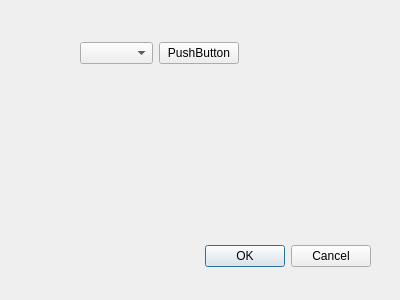
<?xml version="1.0" encoding="UTF-8"?>
<ui version="4.0">
 <class>modbus::ConfigurationDialog</class>
 <widget class="QDialog" name="modbus::ConfigurationDialog">
  <property name="geometry">
   <rect>
    <x>0</x>
    <y>0</y>
    <width>400</width>
    <height>300</height>
   </rect>
  </property>
  <property name="windowTitle">
   <string>Dialog</string>
  </property>
  <widget class="QDialogButtonBox" name="buttonBox">
   <property name="geometry">
    <rect>
     <x>30</x>
     <y>240</y>
     <width>341</width>
     <height>32</height>
    </rect>
   </property>
   <property name="orientation">
    <enum>Qt::Horizontal</enum>
   </property>
   <property name="standardButtons">
    <set>QDialogButtonBox::Cancel|QDialogButtonBox::Ok</set>
   </property>
  </widget>
  <widget class="QWidget" name="layoutWidget">
   <property name="geometry">
    <rect>
     <x>80</x>
     <y>40</y>
     <width>159</width>
     <height>27</height>
    </rect>
   </property>
   <layout class="QHBoxLayout" name="horizontalLayout">
    <item>
     <widget class="QComboBox" name="comboBox"/>
    </item>
    <item>
     <widget class="QPushButton" name="pushButton">
      <property name="text">
       <string>PushButton</string>
      </property>
     </widget>
    </item>
   </layout>
  </widget>
 </widget>
 <resources/>
 <connections>
  <connection>
   <sender>buttonBox</sender>
   <signal>accepted()</signal>
   <receiver>modbus::ConfigurationDialog</receiver>
   <slot>accept()</slot>
   <hints>
    <hint type="sourcelabel">
     <x>248</x>
     <y>254</y>
    </hint>
    <hint type="destinationlabel">
     <x>157</x>
     <y>274</y>
    </hint>
   </hints>
  </connection>
  <connection>
   <sender>buttonBox</sender>
   <signal>rejected()</signal>
   <receiver>modbus::ConfigurationDialog</receiver>
   <slot>reject()</slot>
   <hints>
    <hint type="sourcelabel">
     <x>316</x>
     <y>260</y>
    </hint>
    <hint type="destinationlabel">
     <x>286</x>
     <y>274</y>
    </hint>
   </hints>
  </connection>
 </connections>
</ui>
